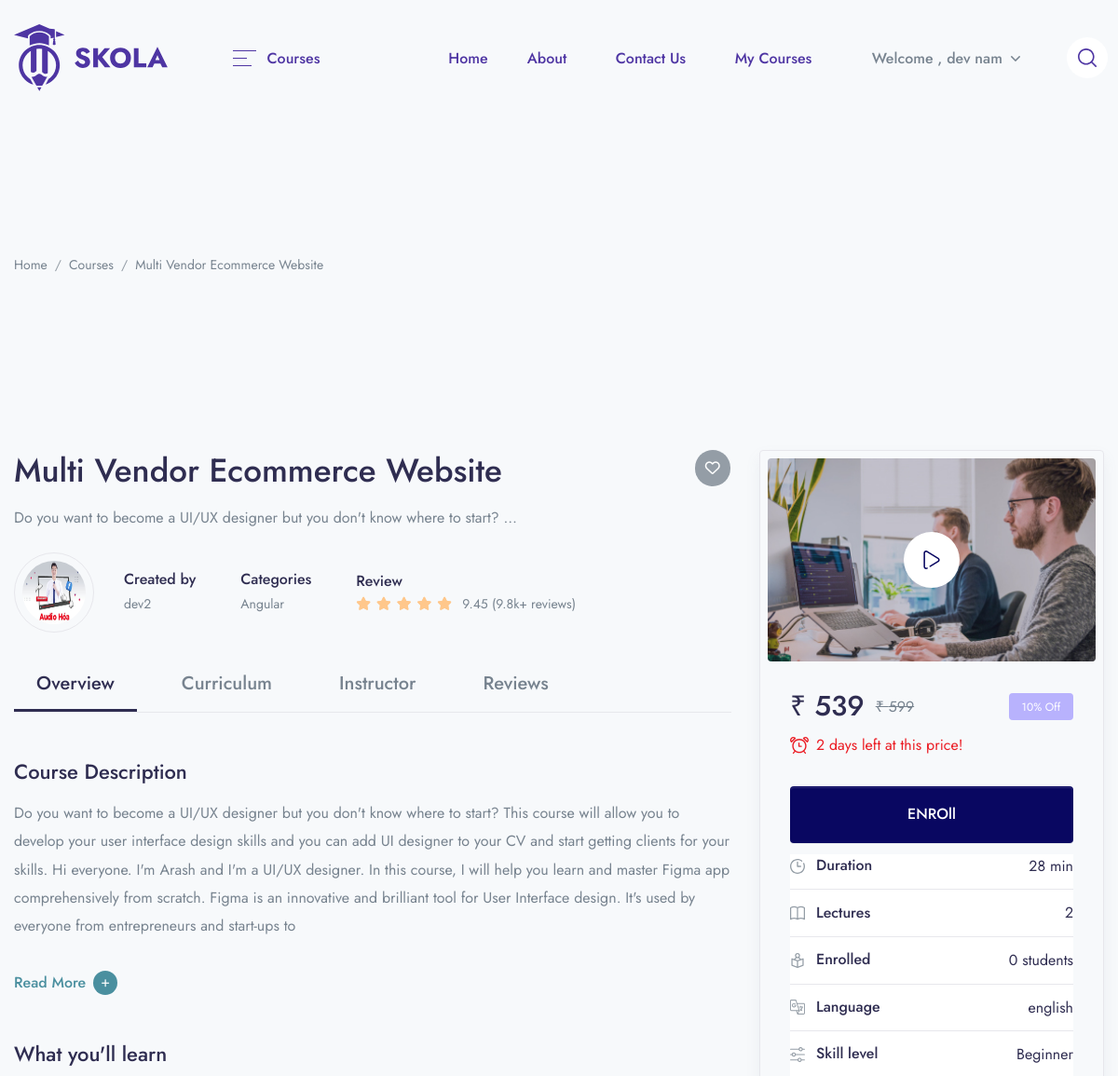
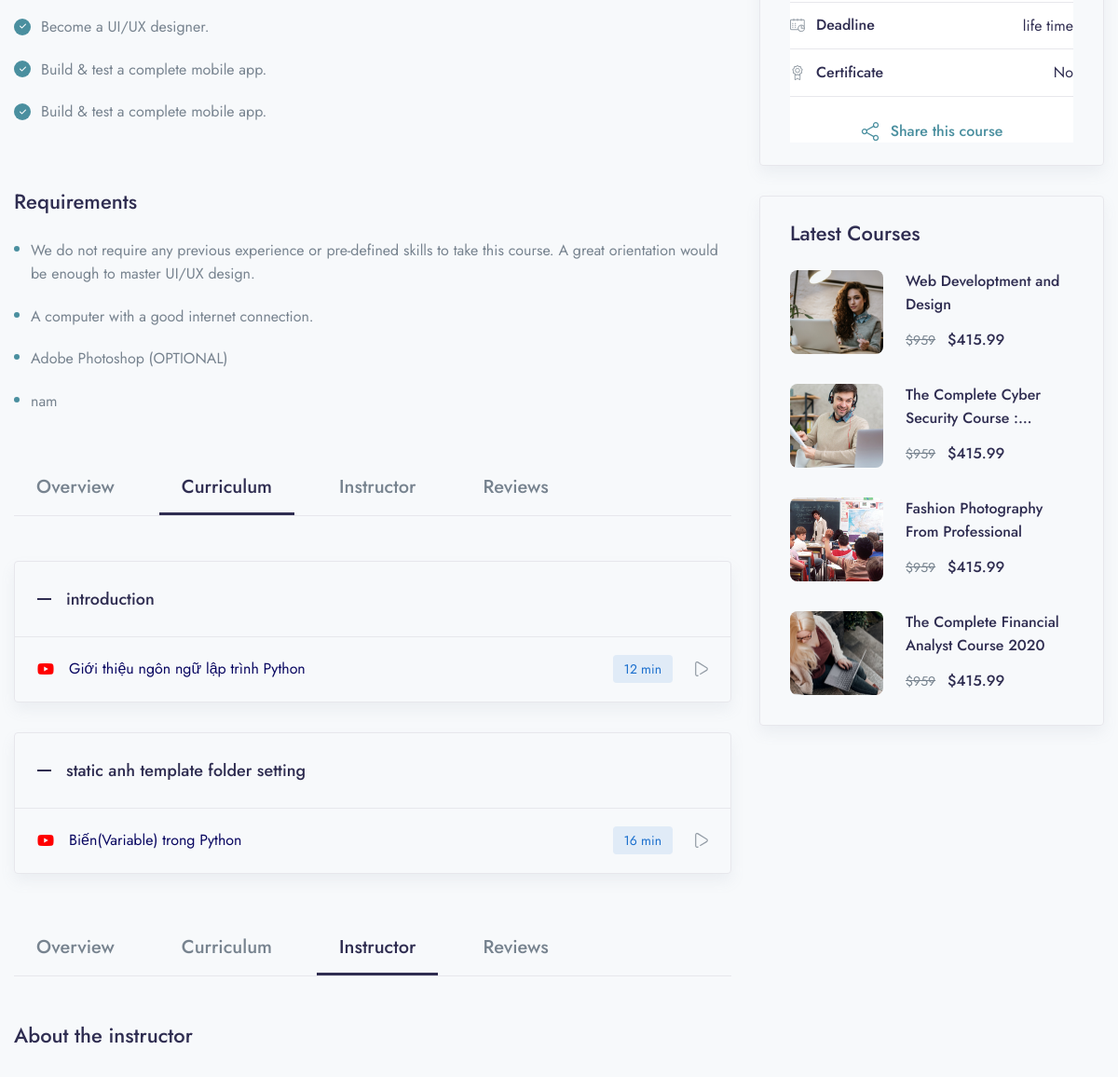
Page /course/multi-vendor-ecommerce-website (signed in, upper part) on the earlier database version (2 pictures, top to bottom).
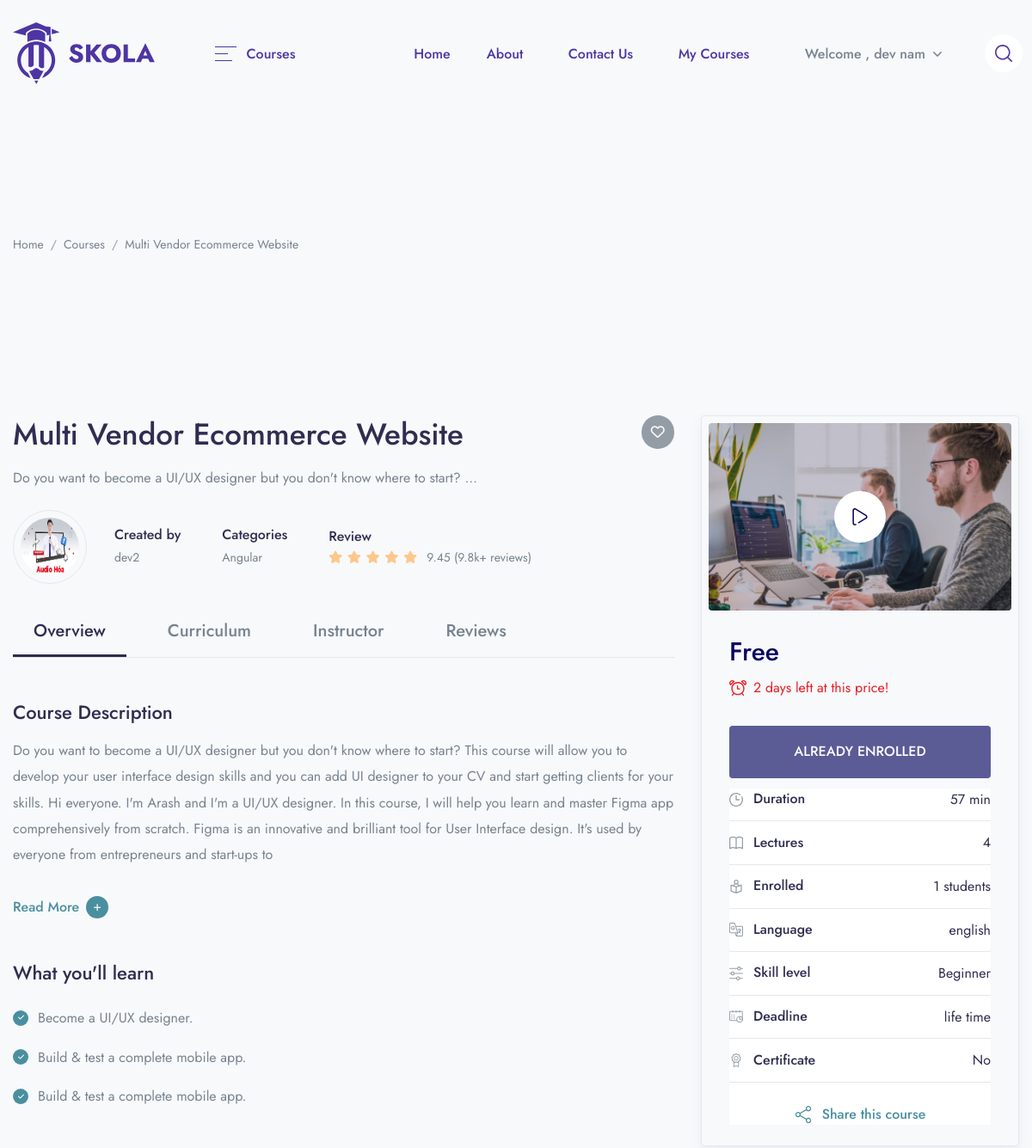
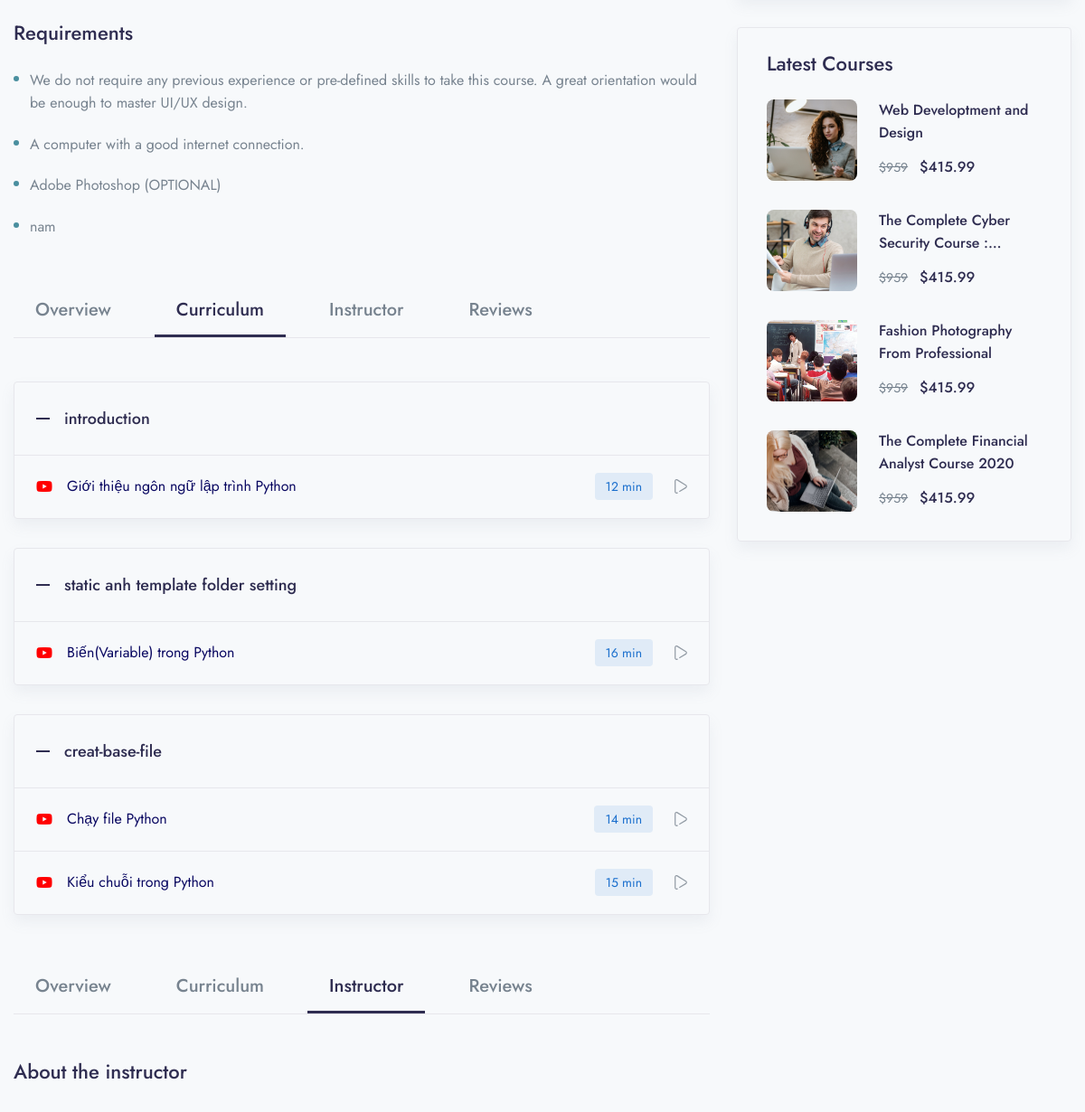
Same page on the later database version (2 pictures, top to bottom).
### app/models.py (models this page shows, shortened)
class what_you_learn(models.Model):
    course = models.ForeignKey(Course,on_delete=models.CASCADE)
    points = models.CharField(max_length=500)

class Requirements(models.Model):
    course = models.ForeignKey(Course, on_delete=models.CASCADE)
    points = models.CharField(max_length=500)

class Lesson(models.Model):
    course = models.ForeignKey(Course,on_delete=models.CASCADE)
    name = models.CharField(max_length=200)

class Video(models.Model):
    serial_number = models.IntegerField(null=True)
    thumbnail = models.ImageField(upload_to="Media/Yt_Thumbnail",null=True)
    course = models.ForeignKey(Course,on_delete=models.CASCADE)
    lesson = models.ForeignKey(Lesson,on_delete=models.CASCADE)
    title = models.CharField(max_length=100)
    youtube_id = models.CharField(max_length=200)
    time_duration = models.IntegerField(null=True)
    preview = models.BooleanField(default=False)

class Course(models.Model):
    STATUS = (
        ('PUBLISH','PUBLISH'),
        ('DRAFT', 'DRAFT'),
    )
    featured_image = models.ImageField(upload_to="Media/featured_img",null=True)
    featured_video = models.CharField(max_length=300,null=True)
    title = models.CharField(max_length=500)
    created_at = models.DateField(auto_now_add=True)
    author = models.ForeignKey(Author,on_delete=models.CASCADE,null=True)
    category = models.ForeignKey(Categories,on_delete=models.CASCADE)
    level = models.ForeignKey(Level,on_delete=models.CASCADE,null=True)
    description = models.TextField()
    price = models.IntegerField(null=True,default=0)
    discount = models.IntegerField(null=True)
    language = models.ForeignKey(Language,on_delete=models.CASCADE, null=True)
    Deadline = models.CharField(max_length=100,null=True)
    slug = models.SlugField(default='', max_length=500, null=True, blank=True)
    status = models.CharField(choices=STATUS,max_length=100,null=True)
    Certificate = models.CharField(null=True,max_length=100)

class Author(models.Model):
    author_profile = models.ImageField(upload_to="Media/author")
    name = models.CharField(max_length=100, null=True)
    about_author = models.TextField()

class Categories(models.Model):
    icon = models.CharField(max_length=200,null=True)
    name = models.CharField(max_length=200)
    def __str__(self):
        return self.name
    def get_all_category(self):
        return Categories.objects.all().order_by('-id')

class Language(models.Model):
    language = models.CharField(max_length=100)
    def __str__(self):
        return self.language

class Level(models.Model):
    name = models.CharField(max_length=100)

### LMS/views.py (the view)
# urls.py: path('course/<slug:slug>', views.COURSE_DETAILS, name='course_details'),
def COURSE_DETAILS(request, slug):
    category = Categories.get_all_category(Categories)
    time_duration = Video.objects.filter(course__slug=slug).aggregate(sum=Sum('time_duration'))
    course_id = Course.objects.get(slug=slug)
    try:
        check_enroll = UserCource.objects.get(user=request.user, course=course_id)
    except UserCource.DoesNotExist:
        check_enroll = None
    course = Course.objects.filter(slug=slug)
    if course.exists():
        course = course.first()
    else:
        return redirect('404')
    context = {
        'course': course,
        'category': category,
        'time_duration': time_duration,
        'check_enroll': check_enroll,
    }
    return render(request, 'course/course_details.html', context)

### app/templatetags/course_tags.py (called while the page is built)
@register.simple_tag
def discount_calculation(price, discount):
    if discount is None or discount is 0:
        return price
    sellprice = price
    sellprice = price - (price * discount / 100)
    return math.floor(sellprice)

### templates/course/course_details.html (shortened to what the changed rows need)
{% extends 'base.html' %}
{% load static %}
{% load course_tags %}
{% block content %}
    <div class="container">
        <nav class="mb-5 mb-md-8 mt-2" aria-label="breadcrumb">
            <ol class="breadcrumb breadcrumb-scroll">
                <li class="breadcrumb-item">
                    <a class="text-gray-800" href="#">
                    </a>
                </li>
                <li class="breadcrumb-item">
                    <a class="text-gray-800" href="#">
                    </a>
                </li>
                <li class="breadcrumb-item text-gray-800 active" aria-current="page">
                    {{course.title}}
                </li>
            </ol>
        </nav>
    </div>
    <div class="container">
        <div class="row mb-8">
            <div class="col-lg-8 mb-6 mb-lg-0 position-relative">
                <h1 class="me-7 me-xl-14">
                    {{course.title}}
                </h1>
                <p class="me-xl-13 mb-5">{{course.description|truncatewords:15}}</p>
                <a href="#" class="badge badge-lg badge-rounded-circle badge-secondary font-size-base badge-float badge-float-inside top-0 text-white">
                    <i class="far fa-heart"></i>
                </a>
                <div class="d-md-flex align-items-center mb-5">
                    <div class="border rounded-circle d-inline-block mb-4 mb-md-0 me-md-6 me-lg-4 me-xl-6">
                        <div class="p-2">
                            <img src="/{{course.author.author_profile}}" alt="..." class="rounded-circle" width="68" height="68">
                        </div>
                    </div>
                    <div class="mb-4 mb-md-0 me-md-8 me-lg-4 me-xl-8">
                        <h6 class="mb-0">Created by</h6>
                        <a href="#" class="font-size-sm text-gray-800">{{course.author.name}}</a>
                    </div>
                    <div class="mb-4 mb-md-0 me-md-8 me-lg-4 me-xl-8">
                        <h6 class="mb-0">Categories</h6>
                        <a href="#" class="font-size-sm text-gray-800">{{course.category}}</a>
                    </div>
                    <div class="mb-4 mb-md-0 me-md-6 me-lg-4 me-xl-6">
                    </div>
                </div>
                <div id="Overview" class="mb-8">
                    <ul class="nav course-tab-v1 border-bottom h4 mb-8">
                        <li class="nav-item">
                        </li>
                        <li class="nav-item">
                        </li>
                        <li class="nav-item">
                        </li>
                        <li class="nav-item">
                        </li>
                    </ul>
                    <h3 class="">Course Description</h3>
                    <p class="mb-6 line-height-md">{{course.description|slice:"0:495"}}</p>
                    <a class="text-teal read-more h6 d-inline-block mb-8" data-bs-toggle="collapse" href="#readcollapseExample" role="button" aria-expanded="false" aria-controls="readcollapseExample">
                        <span class="d-inline-flex align-items-center more">
                        </span>
                    </a>
                    <h3 class="mb-5">What you'll learn</h3>
                    <div class="row row-cols-lg-2 mb-8">
                        <div class="col-md">
                            <ul class="list-style-v1 list-unstyled">
                                {% for learn in course.what_you_learn_set.all|slice:"0:5" %}
                                <li>{{learn.points}}</li>
                                {% endfor %}
                            </ul>
                        </div>
                        <div class="col-md">
                        </div>
                    </div>
                    <h3 class="mb-5">Requirements</h3>
                    <ul class="list-style-v2 list-unstyled">
                         {% for requirement in course.requirements_set.all %}
                                <li>{{requirement.points}}</li>
                                {% endfor %}
                    </ul>
                </div>
                <div id="Curriculum" class="mb-8">
                    <ul class="nav course-tab-v1 border-bottom h4 mb-8">
                    </ul>
                    <div id="accordionCurriculum">
                        {% for lesson in course.lesson_set.all %}
                        <div class="border rounded shadow mb-6 overflow-hidden">
                            <div class="d-flex align-items-center" id="curriculumheadingOne">
                                <h5 class="mb-0 w-100">
                                    <button class="d-flex align-items-center p-5 min-height-80 text-dark fw-medium collapse-accordion-toggle line-height-one" type="button" data-bs-toggle="collapse" data-bs-target="#id{{lesson.id}}" aria-expanded="true" aria-controls="CurriculumcollapseOne">
                                        <span class="me-4 text-dark d-flex">
                                            <svg width="15" height="2" viewBox="0 0 15 2" fill="none" xmlns="http://www.w3.org/2000/svg">
                                                <rect width="15" height="2" fill="currentColor"/>
                                            </svg>
                                        </span>
                                       {{lesson.name}}
                                    </button>
                                </h5>
                            </div>
                                {% for video in lesson.video_set.all %}
                            <div id="id{{video.lesson.id}}" class="collapse show" aria-labelledby="curriculumheadingOne" data-parent="#accordionCurriculum">
                                <div class="border-top px-5 py-4 min-height-70 d-md-flex align-items-center">
                                    <div class="d-flex align-items-center me-auto mb-4 mb-md-0">
                                        <div class="text-secondary d-flex">
                                            <i class="fa fa-youtube-play" aria-hidden="true" style="color:red"></i>
                                        </div>
                                        {% if check_enroll is not None %}
                                        <a href ="/course/watch-course/{{course.slug}}?lecture={{lesson.id}}">
                                            <div class="ms-4">
                                                {{video.title}}
                                            </div>
                                        </a>
                                        {% else %}
                                        {% if video.preview == True %}
                                        <a href="https://www.youtube.com/watch?v={{video.youtube_id}}" class="rounded"
                                           data-fancybox>
                                            <div class="ms-4">
                                                {{video.title}}
                                            </div>
                                        </a>
                                        {% else %}
                                        <div class="ms-4" data-toggle="tooltip" title="Enroll This Course">
                                            {{video.title}}
                                        </div>
                                        {% endif %}
                                        {% endif %}
                                    </div>
                                    <div class="d-flex align-items-center overflow-auto overflow-md-visible flex-shrink-all">
                                        <div class="badge btn-blue-soft me-5 font-size-sm fw-normal py-2">{{video.time_duration}} min</div>
                                        <a href="#" class="text-secondary d-flex">
                                        </a>
                                    </div>
                                </div>
                            </div>
                                    {% endfor %}
                        </div>
                    {% endfor %}
                    </div>
                </div>
                <div id="Instructor" class="mb-8">
                    <ul class="nav course-tab-v1 border-bottom h4 mb-8">
                    </ul>
                    <h3 class="mb-6">About the instructor</h3>
                </div>
            </div>
            <div class="col-lg-4">
                <div class="d-block rounded border p-2 shadow mb-6">
                    <div class="pt-5 pb-4 px-5 px-lg-3 px-xl-5">
                        {% if course.price == 0 %}
                        <div class="d-flex align-items-center mb-2">
                            <ins class="h2 mb-0 text-primary">Free</ins>
                        </div>
                        {% else %}
                        <div class="d-flex align-items-center mb-2">
                            <ins class="h2 mb-0">₹ {% discount_calculation course.price course.discount %}</ins>
                            <del class="ms-3">₹ {{course.price}}</del>
                            <div class="badge badge-lg badge-purple text-white ms-auto fw-normal">{{course.discount}}% Off</div>
                        </div>
                        {% endif %}
                        <div class="d-flex align-items-center text-alizarin mb-6">
                            <span class="ms-2">2 days left at this price!</span>
                        </div>
                        {% if check_enroll is None %}
                        <a class="btn btn-primary btn-block mb-3" href="/checkout/{{course.slug}}">ENROll</a>
                        {% else %}
                        <button class="btn btn-primary btn-block mb-3"  disabled>ALREADY ENROLLED</button>
                        {% endif %}
                        <ul class="list-group list-group-flush">
                            <li class="list-group-item d-flex align-items-center py-3">
                                <div class="text-secondary d-flex icon-uxs">
                                </div>
                                <h6 class="mb-0 ms-3 me-auto">Duration</h6>
                                <span>{{time_duration.sum}} min</span>
                            </li>
                            <li class="list-group-item d-flex align-items-center py-3">
                                <div class="text-secondary d-flex icon-uxs">
                                </div>
                                <h6 class="mb-0 ms-3 me-auto">Lectures</h6>
                                <span>{{course.video_set.all.count}}</span>
                            </li>
                            <li class="list-group-item d-flex align-items-center py-3">
                                <div class="text-secondary d-flex icon-uxs">
                                </div>
                                <h6 class="mb-0 ms-3 me-auto">Enrolled</h6>
                                <span>{{course.usercource_set.all.count}} students</span>
                            </li>
                            <li class="list-group-item d-flex align-items-center py-3">
                                <div class="text-secondary d-flex icon-uxs">
                                </div>
                                <h6 class="mb-0 ms-3 me-auto">Language</h6>
                                <span>{{course.language}}</span>
                            </li>
                            <li class="list-group-item d-flex align-items-center py-3">
                                <div class="text-secondary d-flex icon-uxs">
                                </div>
                                <h6 class="mb-0 ms-3 me-auto">Skill level</h6>
                                <span>{{course.level.name}}</span>
                            </li>
                            <li class="list-group-item d-flex align-items-center py-3">
                                <div class="text-secondary d-flex icon-uxs">
                                </div>
                                <h6 class="mb-0 ms-3 me-auto">Deadline</h6>
                                <span>{{course.Deadline}}</span>
                            </li>
                            <li class="list-group-item d-flex align-items-center py-3">
                                <div class="text-secondary d-flex icon-uxs">
                                </div>
                                <h6 class="mb-0 ms-3 me-auto">Certificate</h6>
                                <span>{{course.Certificate}}</span>
                            </li>
                            <li class="list-group-item d-flex align-items-center py-4">
                            </li>
                        </ul>
                    </div>
                </div>
            </div>
        </div>
    </div>
{% endblock %}

Differences in the rows shown:
changed Course "Multi Vendor Ecommerce Website": video_set.all.count "2" → "4"; usercource_set.all.count "0" → "1"; price+discount "539" → (not shown); price "599" → (not shown); discount "10" → (not shown)
added Lesson: name "creat-base-file"
added Video: title "Chạy file Python", time_duration "14", shown under "creat-base-file"
added Video: title "Kiểu chuỗi trong Python", time_duration "15", shown under "creat-base-file"
Other differences:
{{ time_duration.sum }}: "28" → "57"
text no longer shown: "₹ ₹ % Off ENROll"
text now shown: "Free ALREADY ENROLLED"
